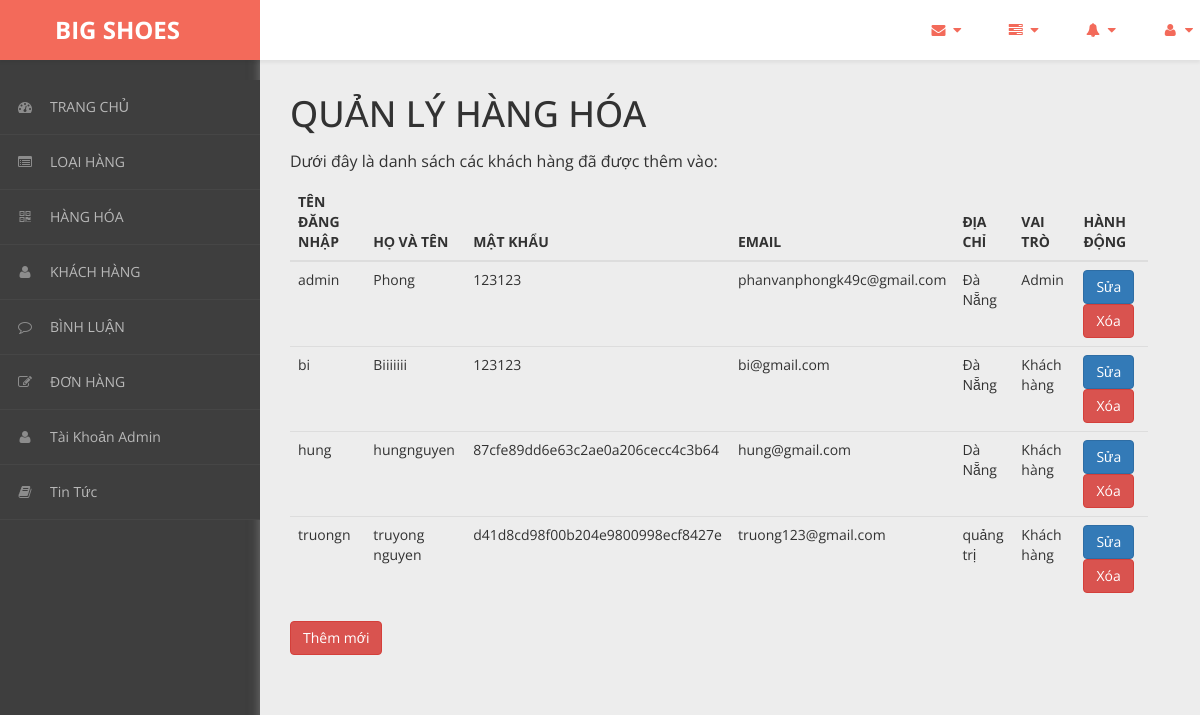
The app's page /admin/content/khach-hang/khach-hang-list.php with its own data.
### tables this page shows
CREATE TABLE `khach_hang` (
  `ma_kh` varchar(50) NOT NULL,
  `ho_ten` varchar(50) NOT NULL,
  `mat_khau` varchar(50) NOT NULL,
  `email` varchar(50) NOT NULL,
  `dia_chi` varchar(50) NOT NULL,
  `vai_tro` int(11) NOT NULL DEFAULT 0
);

### admin/dao/pdo.php (called while the page is built, shortened)
<?php
    function pdo_get_connection(){
        $pdo = new PDO("mysql:host=localhost;dbname=bigshoes",'root','');
        $pdo->setAttribute(PDO::ATTR_ERRMODE, PDO::ERRMODE_EXCEPTION);
        return $pdo;
    }
    function pdo_query($sql){
        $sql_args = array_slice(func_get_args(),1);
        try{
            $conn = pdo_get_connection();
            $stmt = $conn ->prepare($sql);
            $stmt -> execute($sql_args);
            $rows = $stmt -> fetchAll();
            return $rows;
        }catch(PDOException $e){
            throw $e;
        }finally{
            unset($conn);
        }
    }
    ?>

### admin/dao/khach-hang.php (called while the page is built, shortened)
<?php
    require_once ('pdo.php');
    function khach_hang_select_all(){
        $sql = "SELECT * FROM khach_hang";
        return pdo_query($sql);
    }
?>

### admin/content/khach-hang/khach-hang-list.php (the view, shortened to what this page needs)
<!DOCTYPE html>
<html xmlns="http://www.w3.org/1999/xhtml">
<head>
    <link href="../../../css/admin/css/bootstrap.css" rel="stylesheet" />
    <link href="../../../css/admin/css/font-awesome.css" rel="stylesheet" />
    <link href="../../../css/admin/css/custom-styles.css" rel="stylesheet" />
</head>
<body>
    <div id="wrapper">
        <nav class="navbar navbar-default top-navbar" role="navigation">
            <div class="navbar-header">
                <a class="navbar-brand" href="../../../../bigshoes/trang-chinh/"><strong style = "margin-left: 40px;">BIG SHOES</strong></a>
            </div>
            <ul class="nav navbar-top-links navbar-right">
                <li class="dropdown">
                    <a class="dropdown-toggle" data-toggle="dropdown" href="#" aria-expanded="false">
                        <i class="fa fa-envelope fa-fw"></i> <i class="fa fa-caret-down"></i>
                    </a>
                </li>
                <li class="dropdown">
                    <a class="dropdown-toggle" data-toggle="dropdown" href="#" aria-expanded="false">
                        <i class="fa fa-tasks fa-fw"></i> <i class="fa fa-caret-down"></i>
                    </a>
                </li>
                <li class="dropdown">
                    <a class="dropdown-toggle" data-toggle="dropdown" href="#" aria-expanded="false">
                        <i class="fa fa-bell fa-fw"></i> <i class="fa fa-caret-down"></i>
                    </a>
                </li>
                <li class="dropdown">
                    <a class="dropdown-toggle" data-toggle="dropdown" href="#" aria-expanded="false">
                        <i class="fa fa-user fa-fw"></i> <i class="fa fa-caret-down"></i>
                    </a>
                </li>
            </ul>
        </nav>
        <nav class="navbar-default navbar-side" role="navigation">
            <div class="sidebar-collapse">
                <ul class="nav" id="main-menu">
                <li>
                        <a href="../thong-ke/thong-ke-list.php"><i class="fa fa-dashboard"></i>TRANG CHỦ</a>
                    </li>
                    <li>
                        <a href="../loai-hang/loai-hang-list.php"><i class="fa fa-list-alt" aria-hidden="true"></i>LOẠI HÀNG</a>
                    </li>
                    <li>
                        <a href="../hang-hoa/hang-hoa-list.php"><i class="fa fa-qrcode"></i>HÀNG HÓA</a>
                    </li>
                    <li>
                        <a href="../khach-hang/khach-hang-list.php"><i class="fa fa-user"></i>KHÁCH HÀNG</a>
                    </li>
                    <li>
                        <a href="../binh-luan/binh-luan-list.php"><i class="fa fa-comment-o" aria-hidden="true"></i>BÌNH LUẬN</a>
                    </li>
                    <li>
                        <a href="../hoa-don/hoa-don-list.php"><i class="fa fa-edit"></i>ĐƠN HÀNG</a>
                    </li>
                    <li>
                        <a href="../tai_khoan_admin/thong-tin-tk.php"><i class="fa fa-user"></i>Tài Khoản Admin</a>
                    </li>
                    <li>
                        <a href="../tin-tuc/tin-tuc-list.php"><i class="fa fa-book"></i>Tin Tức</a>
                    </li>
                </ul>
            </div>
        </nav>
        <div id="page-wrapper">
		  <div class="header">
                        <div class="page-header">
                            <h1>QUẢN LÝ HÀNG HÓA</h1>
                            <p>Dưới đây là danh sách các khách hàng đã được thêm vào: </p>
                            <?php
                                require_once ('../../dao/khach-hang.php');
                                $items = khach_hang_select_all();
                            ?>
                            <table class="table table-hover">
                                <thead>
                                  <tr>
                                    <th>TÊN ĐĂNG NHẬP</th>
                                    <th>HỌ VÀ TÊN</th>
                                    <th>MẬT KHẨU</th>
                                    <th>EMAIL</th>
                                    <th>ĐỊA CHỈ</th>
                                    <th>VAI TRÒ</th>
                                    <th>HÀNH ĐỘNG</th>
                                  </tr>
                                </thead>
                                <tbody>
                                <?php foreach($items as $item){
                                     extract($item);
                                    ?>
                                  <tr>
                                    <td><?=$ma_kh?></td>
                                    <td><?=$ho_ten?></td>
                                    <td><?=$mat_khau?></td>
                                    <td><?=$email?></td>
                                    <td><?=$dia_chi?></td>
                                    <td><?php if($vai_tro == 0){
                                        echo "Khách hàng";
                                    }else{
                                        echo "Admin";
                                    } ?></td>
                                    <td>
                                        <a href="khach-hang-update.php?ma_kh=<?=$ma_kh?>"><button class="btn btn-primary">Sửa</button></a>
                                        <a onclick = "return confirm('Bạn có chắc chắn muốn xóa ?')" href="khach-hang-delete.php?ma_kh=<?=$ma_kh?>"><button class="btn btn-danger">Xóa</button></a>
                                    </td>
                                  </tr>
                                <?php } ?>
                                </tbody>
                              </table>
                            <a href="../khach-hang/khach-hang-new.php"><button class="btn btn-danger">Thêm mới</button></a>
                        </div>
		</div>
            </div>
        </div>
</body>
</html>

### css/admin/css/custom-styles.css (style rules this page uses)
body { font-family: 'Open Sans', sans-serif; background: #3E3E3E; }
#wrapper { width: 100%; }
#page-wrapper { padding: 15px 15px; min-height: 600px; background: #EDEDED; }
h1, .h1, h2, .h2, h3, .h3 { margin-top: 7px; margin-bottom: -5px; }
p { font-size:16px; line-height:25px; padding-top:20px; }
.navbar-side { z-index: 0; }
.navbar-side .nav > li > a > i { color: #8C8C8C;padding: 8px;width: 30px;text-align: center; }
.top-navbar { position: fixed; width: 100%; z-index: 300; -webkit-box-shadow: 0 3px 3px rgba(0, 0, 0, 0.05); -moz-box-shadow: 0 3px 3px rgba(0, 0, 0, 0.05); box-shadow: 0 3px 3px rgba(0, 0, 0, 0.05); }
.navbar-side { z-index: 1; position: fixed; width: 260px; top: 80px; }
#page-wrapper { position: relative; top: 55px; box-shadow: 0 0 10px #757575; -moz-box-shadow: 0 0 10px #757575; -webkit-box-shadow: 0 0 10px #757575; }
.page-header { margin: 0;border-bottom: 1px solid transparent;text-align: left;background-color: rgb(237, 237, 237);padding: 32px 22px 32px 0;color: #323232; }
.header { margin: 0 30px; }
.top-navbar { margin:0px; }
.top-navbar .navbar-brand { color: #fff;width: 260px;text-align: left;height: 60px;font-size: 24px;font-weight: 700;line-height: 30px;background: #F36A5A; }
.top-navbar .nav > li { position: relative; display: inline-block; margin: 0px; padding: 0px; }
.top-navbar .nav > li > a { position: relative; display: block; padding: 20px;color: #FFFFFF; margin: 0px; }
.sidebar-collapse , .sidebar-collapse .nav { background:none; }
.sidebar-collapse .nav { padding:0; }
.sidebar-collapse .nav > li > a { color: #B8B8B8; background:transparent; text-shadow:none; font-size: 14px; }
.sidebar-collapse > .nav > li > a { padding: 12px 10px; }
.sidebar-collapse > .nav > li { border-bottom: 1px solid rgba(107, 108, 109, 0.19); }
.navbar-side { border:none; background: #3E3E3E; }
.top-navbar { background: #FFFFFF; border-bottom:none; }
.top-navbar .nav > li > a > i { margin-right: 2px; }
.navbar-default { border:0px solid black; }
.navbar-header { background: transparent; }
.nav > li > a > i { margin-right:10px; color: rgb(243, 106, 90); }
@media (min-width:768px) { #page-wrapper { margin: 0 0 0 260px; padding: 0; min-height: 1200px; } }
@media (min-width:768px) { .navbar-side { width: 260px; z-index: 1; } }
@media (min-width:768px) { .navbar { border-radius: 0px; } }

### records on screen
khach_hang: ma_kh "admin", ho_ten "Phong", mat_khau "123123", email "phanvanphongk49c@gmail.com", dia_chi "Đà Nẵng", vai_tro "Admin"
khach_hang: ma_kh "bi", ho_ten "Biiiiiii", mat_khau "123123", email "bi@gmail.com", dia_chi "Đà Nẵng", vai_tro "Khách hàng"
khach_hang: ma_kh "hung", ho_ten "hungnguyen", mat_khau "87cfe89dd6e63c2ae0a206cecc4c3b64", email "hung@gmail.com", dia_chi "Dà Nẵng", vai_tro "Khách hàng"
khach_hang: ma_kh "truongn", ho_ten "truyong nguyen", mat_khau "d41d8cd98f00b204e9800998ecf8427e", email "truong123@gmail.com", dia_chi "quảng trị", vai_tro "Khách hàng"
